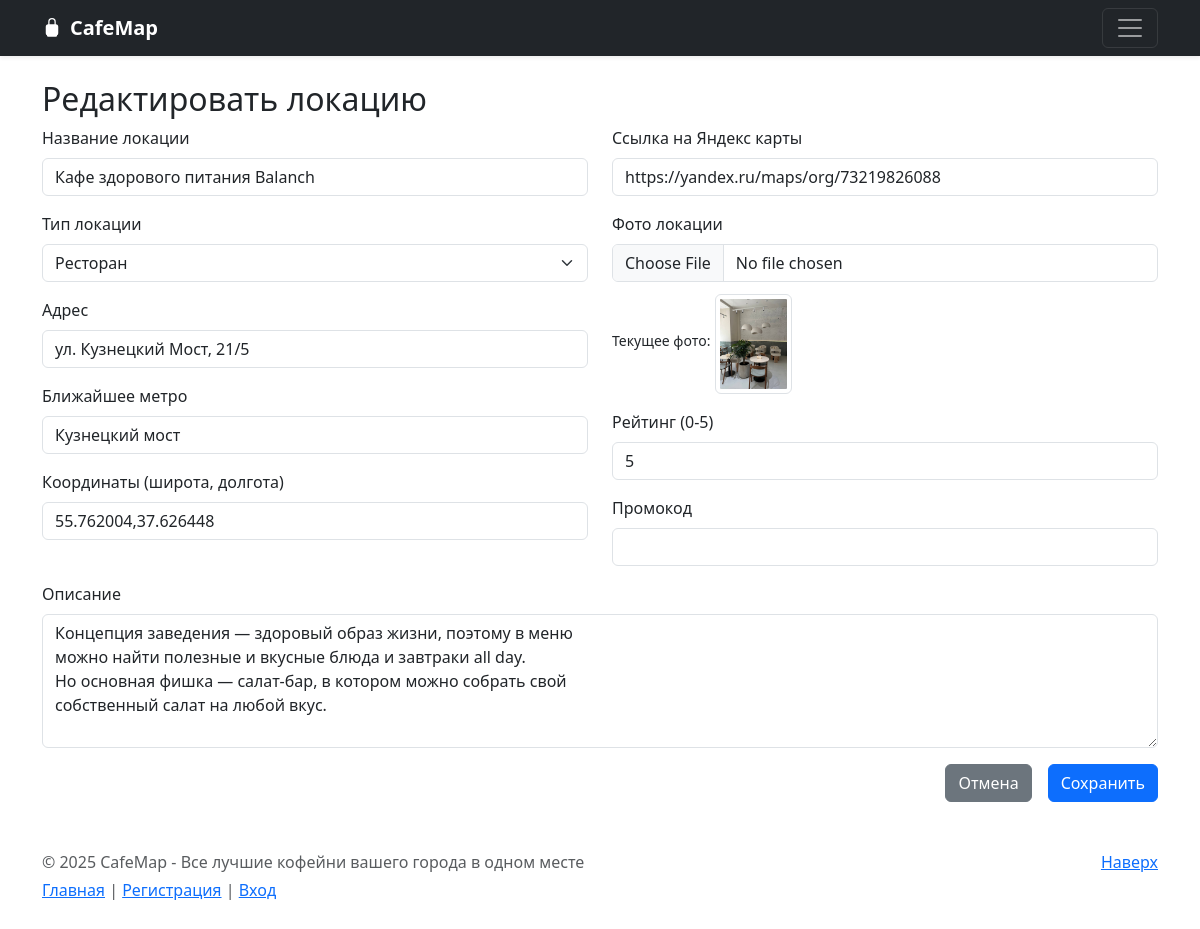
Screenshot of /edit_location/11 (signed in) with the database file from the repository.
### app.py (models this page shows, shortened)
class Location(db.Model):
    __tablename__ = 'locations'  # Явно указываем имя таблицы
    id = db.Column(db.Integer, primary_key=True)
    name = db.Column(db.String(150), nullable=False)  # Название локации
    type = db.Column(db.String(50), nullable=False)  # Тип локации
    address = db.Column(db.String(200), nullable=False)
    metro = db.Column(db.String(50), nullable=False)
    coordinates = db.Column(db.String(50))
    map_link = db.Column(db.String(500))  # Ссылка на Яндекс карты
    photo = db.Column(db.String(100))  # Путь к фото (img/filename.jpg)
    description = db.Column(db.Text, nullable=False)
    promo_code = db.Column(db.String(50))  # Промокод
    rating = db.Column(db.Float)  # Рейтинг

### app.py (the view, shortened to what this page needs)
@app.route('/edit_location/<int:id>', methods=['GET', 'POST'])
@login_required
def edit_location(id):
    location = Location.query.get_or_404(id)
    form = LocationForm(obj=location)
    return render_template('add_location.html', form=form, location=location)

### app.py
class LocationForm(FlaskForm):
    name = StringField('Название локации', validators=[DataRequired()])
    type = SelectField('Тип локации', choices=[
        ('Ресторан', 'Ресторан'),
        ('Кафе', 'Кафе'),
        ('Локация', 'Локация')
    ], validators=[DataRequired()])
    address = StringField('Адрес', validators=[DataRequired()])
    metro = StringField('Ближайшее метро', validators=[DataRequired()])
    coordinates = StringField('Координаты (широта, долгота)')
    map_link = StringField('Ссылка на Яндекс карты')
    photo = FileField('Фото локации', validators=[
        FileAllowed(['jpg', 'jpeg', 'png'], 'Только изображения!')
    ])
    description = TextAreaField('Описание', validators=[DataRequired()])
    promo_code = StringField('Промокод')
    rating = StringField('Рейтинг (0-5)')
    submit = SubmitField('Сохранить')

### app.py (called while the page is built)
@login_manager.user_loader
def load_user(user_id):
    return User.query.get(int(user_id))

### templates/add_location.html (shortened to what this page needs)
{% extends 'base.html' %}
{% block body %}
<div class="container mt-4">
    <h2>{% if location %}Редактировать локацию{% else %}Добавить новую локацию{% endif %}</h2>
    <form method="POST" enctype="multipart/form-data">
        <div class="row">
            <div class="col-md-6">
                <div class="mb-3">
                    {{ form.name.label(class="form-label") }}
                    {{ form.name(class="form-control") }}
                </div>
                <div class="mb-3">
                    {{ form.type.label(class="form-label") }}
                    {{ form.type(class="form-select") }}
                </div>
                <div class="mb-3">
                    {{ form.address.label(class="form-label") }}
                    {{ form.address(class="form-control") }}
                </div>
                <div class="mb-3">
                    {{ form.metro.label(class="form-label") }}
                    {{ form.metro(class="form-control") }}
                </div>
                <div class="mb-3">
                    {{ form.coordinates.label(class="form-label") }}
                    {{ form.coordinates(class="form-control", placeholder="55.123456, 37.123456") }}
                </div>
            </div>
            <div class="col-md-6">
                <div class="mb-3">
                    {{ form.map_link.label(class="form-label") }}
                    {{ form.map_link(class="form-control") }}
                </div>
                <div class="mb-3">
                    {{ form.photo.label(class="form-label") }}
                    {{ form.photo(class="form-control") }}
                    {% if location and location.photo %}
                    <div class="mt-2">
                        <small>Текущее фото:</small>
                        <img src="{{ url_for('static', filename=location.photo) }}"
                             class="img-thumbnail mt-1" style="max-height: 100px;">
                    </div>
                    {% endif %}
                </div>
                <div class="mb-3">
                    {{ form.rating.label(class="form-label") }}
                    {{ form.rating(class="form-control", type="number", min="0", max="5", step="0.1") }}
                </div>
                <div class="mb-3">
                    {{ form.promo_code.label(class="form-label") }}
                    {{ form.promo_code(class="form-control") }}
                </div>
            </div>
        </div>
        <div class="mb-3">
            {{ form.description.label(class="form-label") }}
            {{ form.description(class="form-control", rows=5) }}
        </div>
        <div class="d-grid gap-2 d-md-flex justify-content-md-end">
            <a href="{{ url_for('show_locations') }}" class="btn btn-secondary me-md-2">Отмена</a>
            {{ form.submit(class="btn btn-primary") }}
        </div>
    </form>
</div>
{% endblock %}

### rows the page displays
Location: name "Кафе здорового питания Balanch", type "Ресторан", address "ул. Кузнецкий Мост, 21/5", metro "Кузнецкий мост", coordinates "55.762004,37.626448", map_link "https://yandex.ru/maps/org/73219826088", photo (picture), rating "5", description "Концепция заведения — здоровый образ жизни, поэтому в меню можно найти полезные и вкусные блюда и завтраки all day. Но основная фишка — салат-бар, в котором можно собрать свой собственный салат на любой вкус."
